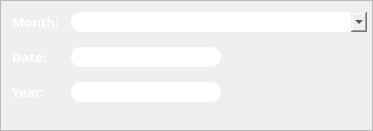
            <widget class="QFrame" name="dobFrame">
             <property name="geometry">
              <rect>
               <x>0</x>
               <y>510</y>
               <width>373</width>
               <height>131</height>
              </rect>
             </property>
             <property name="minimumSize">
              <size>
               <width>373</width>
               <height>0</height>
              </size>
             </property>
             <property name="maximumSize">
              <size>
               <width>373</width>
               <height>16777215</height>
              </size>
             </property>
             <property name="frameShape">
              <enum>QFrame::StyledPanel</enum>
             </property>
             <property name="frameShadow">
              <enum>QFrame::Raised</enum>
             </property>
             <layout class="QFormLayout" name="formLayout_3">
              <property name="horizontalSpacing">
               <number>12</number>
              </property>
              <property name="verticalSpacing">
               <number>15</number>
              </property>
              <property name="rightMargin">
               <number>5</number>
              </property>
              <item row="0" column="0">
               <widget class="QLabel" name="monthLabel">
                <property name="font">
                 <font>
                  <family>Montserrat SemiBold</family>
                  <pointsize>10</pointsize>
                  <weight>75</weight>
                  <italic>false</italic>
                  <bold>true</bold>
                 </font>
                </property>
                <property name="styleSheet">
                 <string notr="true">QLabel{
	color: rgb(255, 255, 255);
}</string>
                </property>
                <property name="text">
                 <string>Month:</string>
                </property>
               </widget>
              </item>
              <item row="1" column="0">
               <widget class="QLabel" name="dateLabel">
                <property name="font">
                 <font>
                  <family>Montserrat SemiBold</family>
                  <pointsize>10</pointsize>
                  <weight>75</weight>
                  <italic>false</italic>
                  <bold>true</bold>
                 </font>
                </property>
                <property name="styleSheet">
                 <string notr="true">QLabel{
	color: rgb(255, 255, 255);
}</string>
                </property>
                <property name="text">
                 <string>Date:</string>
                </property>
               </widget>
              </item>
              <item row="1" column="1">
               <widget class="QLineEdit" name="dateEntry">
                <property name="minimumSize">
                 <size>
                  <width>150</width>
                  <height>0</height>
                 </size>
                </property>
                <property name="maximumSize">
                 <size>
                  <width>150</width>
                  <height>16777215</height>
                 </size>
                </property>
                <property name="font">
                 <font>
                  <family>Montserrat SemiBold</family>
                  <pointsize>10</pointsize>
                  <weight>75</weight>
                  <bold>true</bold>
                 </font>
                </property>
                <property name="styleSheet">
                 <string notr="true">QLineEdit{
border-radius: 10px;
}</string>
                </property>
               </widget>
              </item>
              <item row="2" column="0">
               <widget class="QLabel" name="yearLabel">
                <property name="font">
                 <font>
                  <family>Montserrat SemiBold</family>
                  <pointsize>10</pointsize>
                  <weight>75</weight>
                  <italic>false</italic>
                  <bold>true</bold>
                 </font>
                </property>
                <property name="styleSheet">
                 <string notr="true">QLabel{
	color: rgb(255, 255, 255);
}</string>
                </property>
                <property name="text">
                 <string>Year:</string>
                </property>
               </widget>
              </item>
              <item row="2" column="1">
               <widget class="QLineEdit" name="yearEntry">
                <property name="minimumSize">
                 <size>
                  <width>150</width>
                  <height>0</height>
                 </size>
                </property>
                <property name="maximumSize">
                 <size>
                  <width>150</width>
                  <height>16777215</height>
                 </size>
                </property>
                <property name="font">
                 <font>
                  <family>Montserrat SemiBold</family>
                  <pointsize>10</pointsize>
                  <weight>75</weight>
                  <bold>true</bold>
                 </font>
                </property>
                <property name="styleSheet">
                 <string notr="true">QLineEdit{
border-radius: 10px;
}</string>
                </property>
               </widget>
              </item>
              <item row="0" column="1">
               <widget class="QComboBox" name="monthCombo">
                <property name="maximumSize">
                 <size>
                  <width>300</width>
                  <height>16777215</height>
                 </size>
                </property>
                <property name="font">
                 <font>
                  <family>Montserrat SemiBold</family>
                  <pointsize>10</pointsize>
                  <weight>75</weight>
                  <bold>true</bold>
                 </font>
                </property>
                <property name="styleSheet">
                 <string notr="true">QComboBox{
border-radius: 10px;

}</string>
                </property>
               </widget>
              </item>
             </layout>
            </widget>
